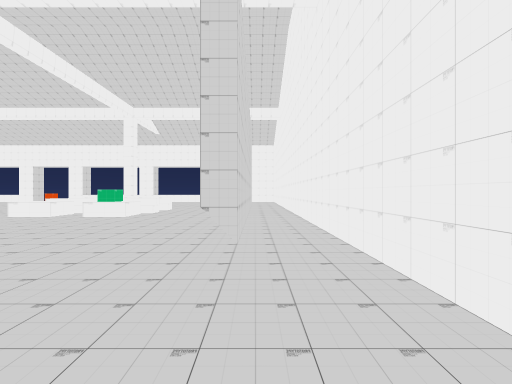
View 1 (above)

23 first-person views from a walk through a Unity game level. The camera is 1.4 m above the floor, looks level and sees 85° across. The floor is counted in squares, 2 m on a side. Each view is taken from the middle of a square. On the plan, view 1 faces up. The plan holds only what a view shows up to about 9 squares ahead; the rest is blank. The player is left out.

View 2
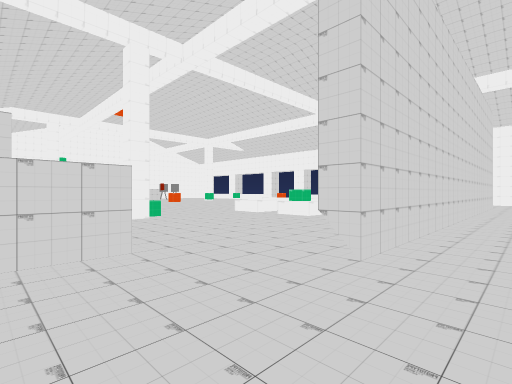

View 3
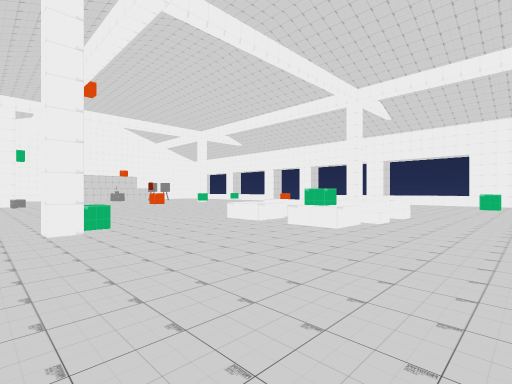

View 4
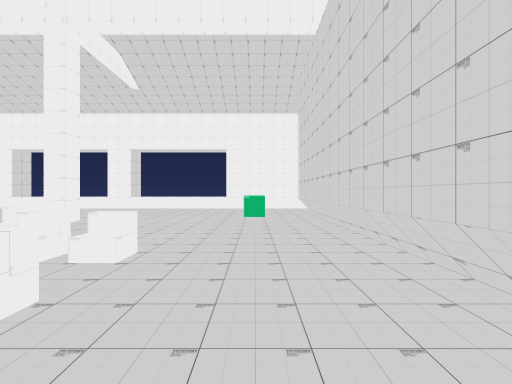

View 5
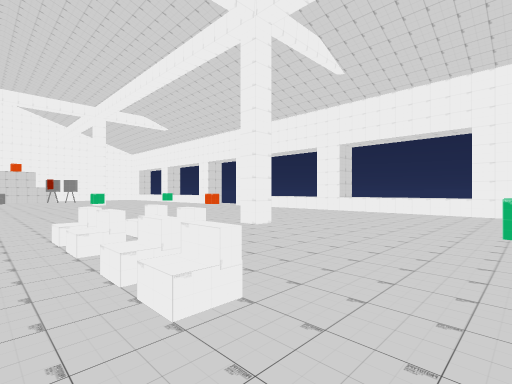

View 6
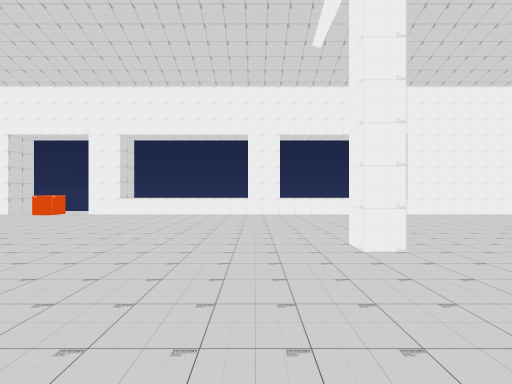

View 7
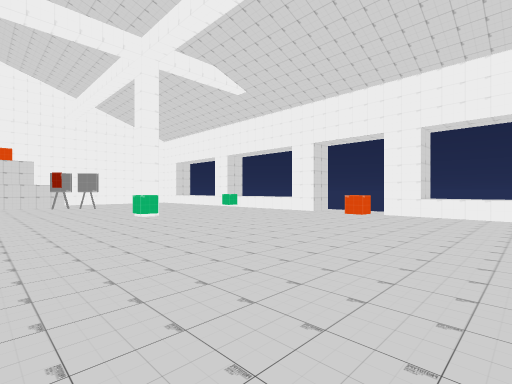

View 8
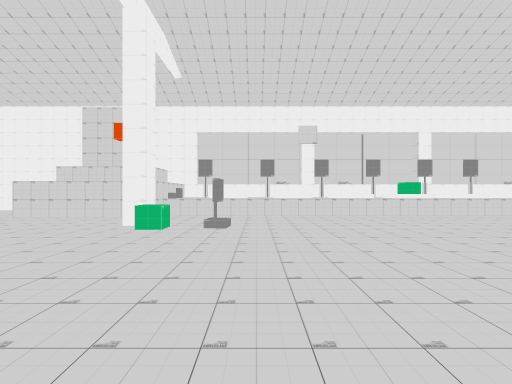

View 9
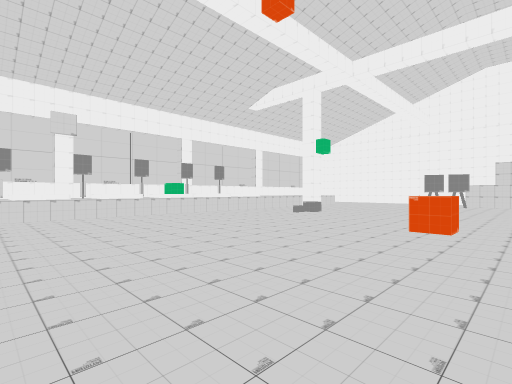

View 10
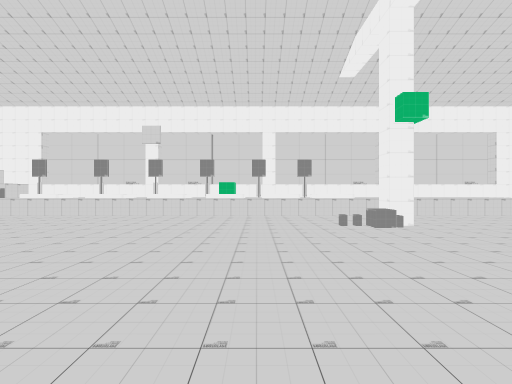

View 11
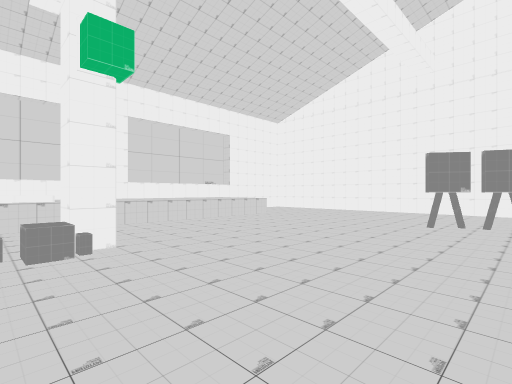

View 12
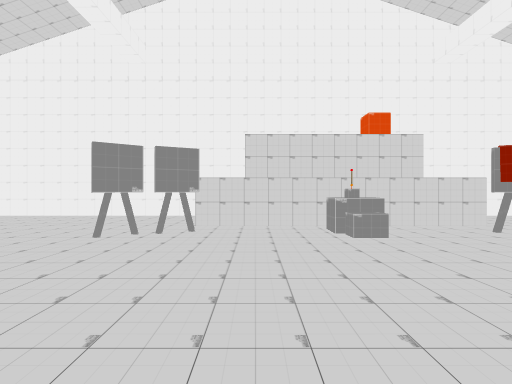

View 13
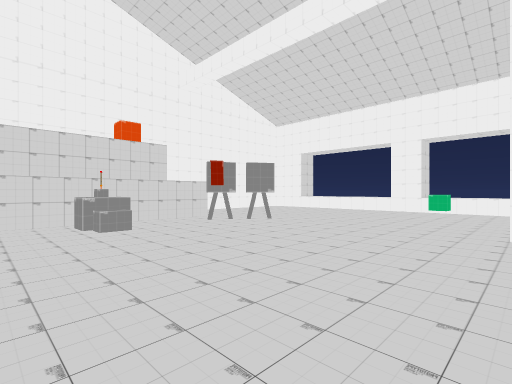

View 14
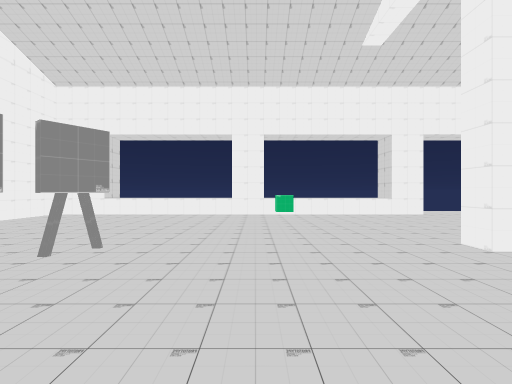

View 15
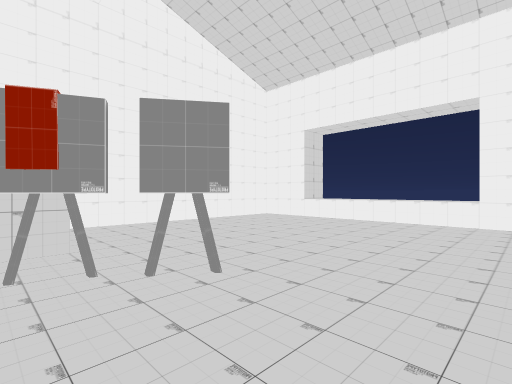

View 16
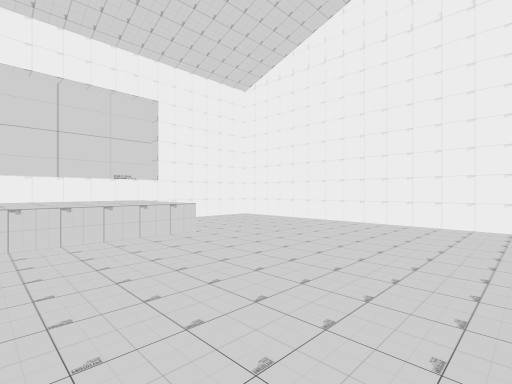

View 17
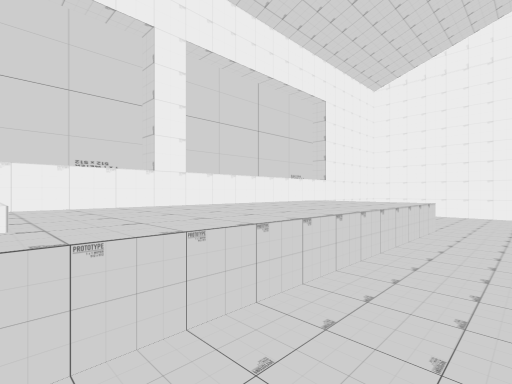

View 18
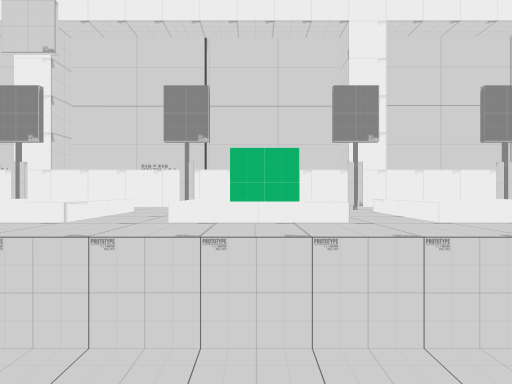

View 19
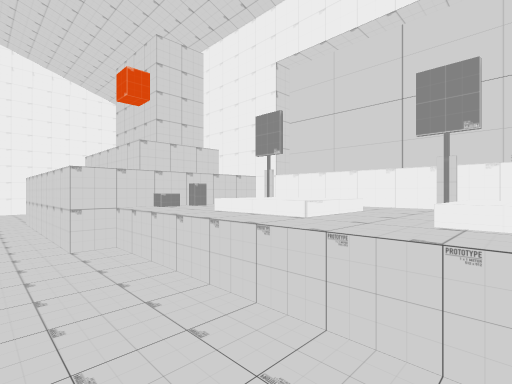

View 20
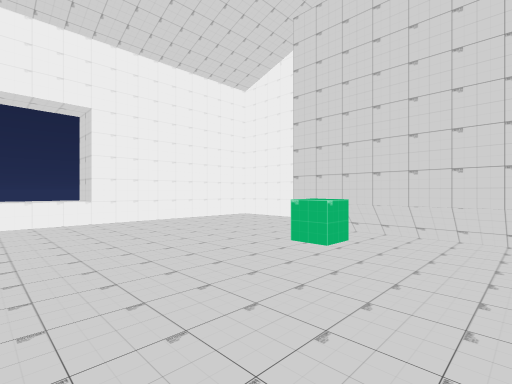

View 21
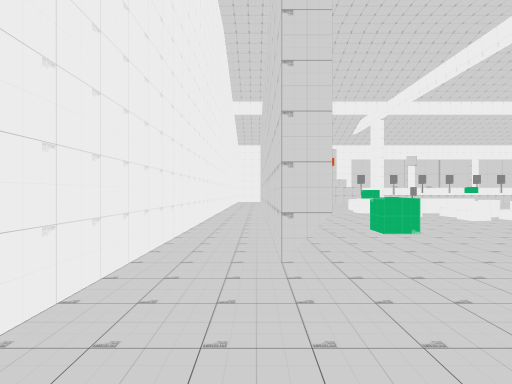

View 22
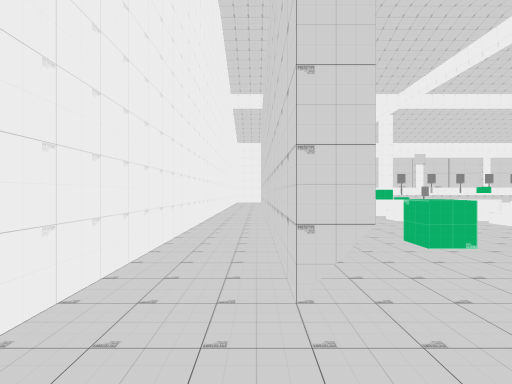

View 23
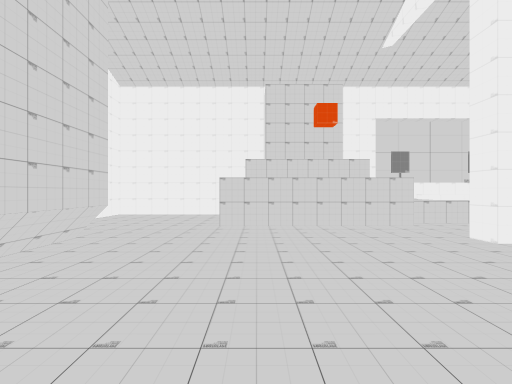

### Floor plan
Key: @ floor where view 1 was taken; # wall or solid block; . floor; ^ raised ledge; O other object.
Columns run from 28 left of view 1 to 2 right of it. Each row starts with its distance up from view 1.
 20 ###^^^^#O^^^#..#^^^^#^^^^######
 19 #.......O.....................#
 18 #..............O..............#
 17 #.............................#
 16 #...........................#.#
 15 #.....................#...O.#.#
 14 #....O....O.................#.#
 13    #O.......................#.#
 12    #..................OO....#.#
 11    #O.................OOOO..#.#
 10    #..................O..O..#.#
  9    #...........O.....OOOO...#.#
  8 #  #O................OOOO...#.#
  7 #....O......................#.#
  6 #...........................#.#
  5 #....................O......#.#
  4 #.........#O........OO......#.#
  3 #.............................#
  2 #.....................####....#
  1 #....^^^^^^^^^O^^^^^^^#  #....#
  0 #....^^^^^^^^^^^^^^^^^#   ..@.#
 -1 #######################   #####

Where each view was taken, in squares from view 1:
view 1: 0 up, 0 right, facing up
view 2: 1 up, 1 right, facing up-left
view 3: 3 up, 1 left, facing up-left
view 4: 8 up, 2 left, facing up
view 5: 10 up, 2 left, facing up-left
view 6: 11 up, 8 left, facing up
view 7: 11 up, 10 left, facing up-left
view 8: 10 up, 9 left, facing down
view 9: 10 up, 9 left, facing down-left
view 10: 10 up, 15 left, facing down
view 11: 8 up, 17 left, facing down-left
view 12: 9 up, 19 left, facing left
view 13: 9 up, 18 left, facing up-left
view 14: 11 up, 21 left, facing up
view 15: 13 up, 21 left, facing up-left
view 16: 6 up, 21 left, facing down-left
view 17: 3 up, 18 left, facing down-left
view 18: 3 up, 14 left, facing down
view 19: 3 up, 10 left, facing down-right
view 20: 13 up, 5 left, facing up-right
view 21: 19 up, 0 right, facing down
view 22: 18 up, 0 right, facing down
view 23: 8 up, 3 left, facing down
